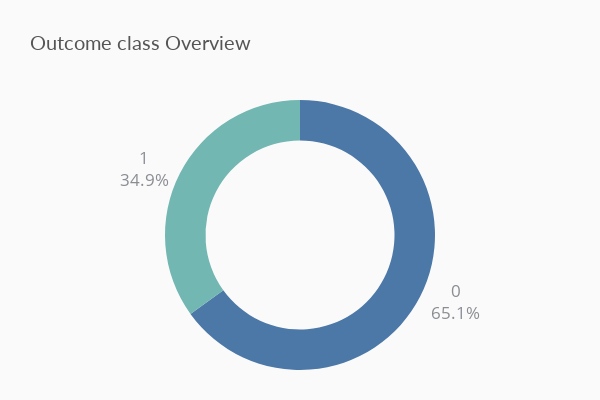

The cell this chart's notebook holds for it:
### Markdown cell above
## Analysing the target class (Outcome)

### Code cell
fig2 = px.pie(
    df,
    names="Outcome",
    height=400,
    width=600,
    hole=0.7,
    title="Outcome class Overview",
    color_discrete_sequence=["#4c78a8", "#72b7b2"],
)
fig2.update_traces(
    hovertemplate=None, textposition="outside", textinfo="percent+label", rotation=0
)
fig2.update_layout(
    margin=dict(t=100, b=30, l=0, r=0),
    showlegend=False,
    plot_bgcolor="#fafafa",
    paper_bgcolor="#fafafa",
    title_font=dict(size=20, color="#555", family="Lato, sans-serif"),
    font=dict(size=17, color="#8a8d93"),
    hoverlabel=dict(bgcolor="#444", font_size=13, font_family="Lato, sans-serif"),
)
fig2.show()

### Figure 1 — Plotly figure (JSON) as saved in the notebook; plotly's stock layout.template omitted (floating-point values rounded to 4 significant figures; data arrays with more than 128 entries replaced by an {"elided": "..."} marker saying what was removed)
{"data": [{"domain": {"x": [0, 1], "y": [0, 1]}, "hole": 0.7, "labels": {"elided": "770 int values"}, "legendgroup": "", "name": "", "rotation": 0, "showlegend": true, "textinfo": "percent+label", "textposition": "outside", "type": "pie"}], "layout": {"font": {"color": "#8a8d93", "size": 17}, "height": 400, "hoverlabel": {"bgcolor": "#444", "font": {"family": "Lato, sans-serif", "size": 13}}, "legend": {"tracegroupgap": 0}, "margin": {"b": 30, "l": 0, "r": 0, "t": 100}, "paper_bgcolor": "#fafafa", "piecolorway": ["#4c78a8", "#72b7b2"], "plot_bgcolor": "#fafafa", "showlegend": false, "title": {"font": {"color": "#555", "family": "Lato, sans-serif", "size": 20}, "text": "Outcome class Overview"}, "width": 600}}
